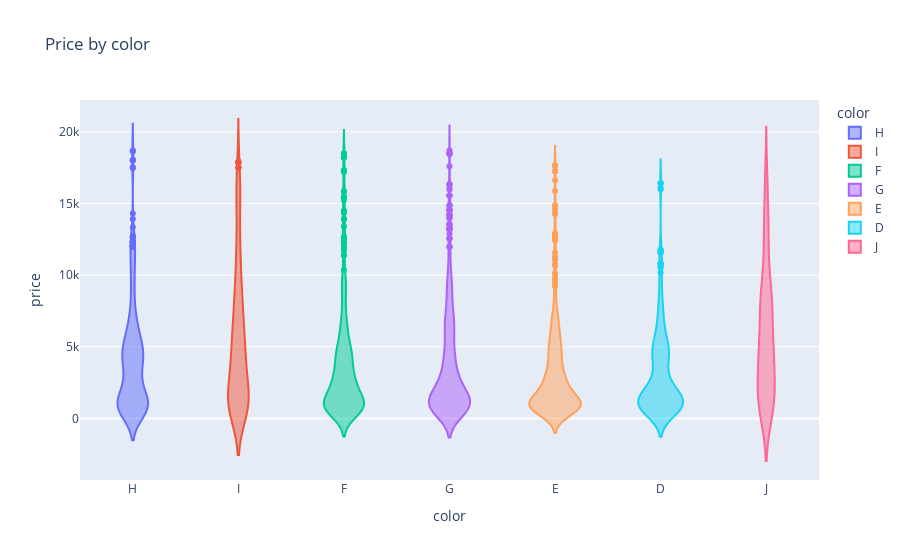

The cell this chart's notebook holds for it:
### Code cell
plot_diamonds_price_by(diamonds, 'color')

### Figure 1 — Plotly figure (JSON) as saved in the notebook; plotly's stock layout.template omitted (floating-point values rounded to 4 significant figures; data arrays with more than 128 entries replaced by an {"elided": "..."} marker saying what was removed)
{"data": [{"alignmentgroup": "True", "box": {"visible": false}, "hovertemplate": "color=%{x}<br>price=%{y}<extra></extra>", "legendgroup": "H", "marker": {"color": "#636efa"}, "name": "H", "offsetgroup": "H", "orientation": "v", "scalegroup": "True", "showlegend": true, "type": "violin", "x": {"elided": "580 str values"}, "x0": " ", "xaxis": "x", "y": {"elided": "580 int values"}, "y0": " ", "yaxis": "y"}, {"alignmentgroup": "True", "box": {"visible": false}, "hovertemplate": "color=%{x}<br>price=%{y}<extra></extra>", "legendgroup": "I", "marker": {"color": "#EF553B"}, "name": "I", "offsetgroup": "I", "orientation": "v", "scalegroup": "True", "showlegend": true, "type": "violin", "x": {"elided": "446 str values"}, "x0": " ", "xaxis": "x", "y": {"elided": "446 int values"}, "y0": " ", "yaxis": "y"}, {"alignmentgroup": "True", "box": {"visible": false}, "hovertemplate": "color=%{x}<br>price=%{y}<extra></extra>", "legendgroup": "F", "marker": {"color": "#00cc96"}, "name": "F", "offsetgroup": "F", "orientation": "v", "scalegroup": "True", "showlegend": true, "type": "violin", "x": {"elided": "623 str values"}, "x0": " ", "xaxis": "x", "y": {"elided": "623 int values"}, "y0": " ", "yaxis": "y"}, {"alignmentgroup": "True", "box": {"visible": false}, "hovertemplate": "color=%{x}<br>price=%{y}<extra></extra>", "legendgroup": "G", "marker": {"color": "#ab63fa"}, "name": "G", "offsetgroup": "G", "orientation": "v", "scalegroup": "True", "showlegend": true, "type": "violin", "x": {"elided": "910 str values"}, "x0": " ", "xaxis": "x", "y": {"elided": "910 int values"}, "y0": " ", "yaxis": "y"}, {"alignmentgroup": "True", "box": {"visible": false}, "hovertemplate": "color=%{x}<br>price=%{y}<extra></extra>", "legendgroup": "E", "marker": {"color": "#FFA15A"}, "name": "E", "offsetgroup": "E", "orientation": "v", "scalegroup": "True", "showlegend": true, "type": "violin", "x": {"elided": "778 str values"}, "x0": " ", "xaxis": "x", "y": {"elided": "778 int values"}, "y0": " ", "yaxis": "y"}, {"alignmentgroup": "True", "box": {"visible": false}, "hovertemplate": "color=%{x}<br>price=%{y}<extra></extra>", "legendgroup": "D", "marker": {"color": "#19d3f3"}, "name": "D", "offsetgroup": "D", "orientation": "v", "scalegroup": "True", "showlegend": true, "type": "violin", "x": {"elided": "482 str values"}, "x0": " ", "xaxis": "x", "y": {"elided": "482 int values"}, "y0": " ", "yaxis": "y"}, {"alignmentgroup": "True", "box": {"visible": false}, "hovertemplate": "color=%{x}<br>price=%{y}<extra></extra>", "legendgroup": "J", "marker": {"color": "#FF6692"}, "name": "J", "offsetgroup": "J", "orientation": "v", "scalegroup": "True", "showlegend": true, "type": "violin", "x": {"elided": "180 str values"}, "x0": " ", "xaxis": "x", "y": {"elided": "180 int values"}, "y0": " ", "yaxis": "y"}], "layout": {"legend": {"title": {"text": "color"}, "tracegroupgap": 0}, "title": {"text": "Price by color"}, "violinmode": "overlay", "xaxis": {"anchor": "y", "categoryarray": ["H", "I", "F", "G", "E", "D", "J"], "categoryorder": "array", "domain": [0, 1], "title": {"text": "color"}}, "yaxis": {"anchor": "x", "domain": [0, 1], "title": {"text": "price"}}}}
